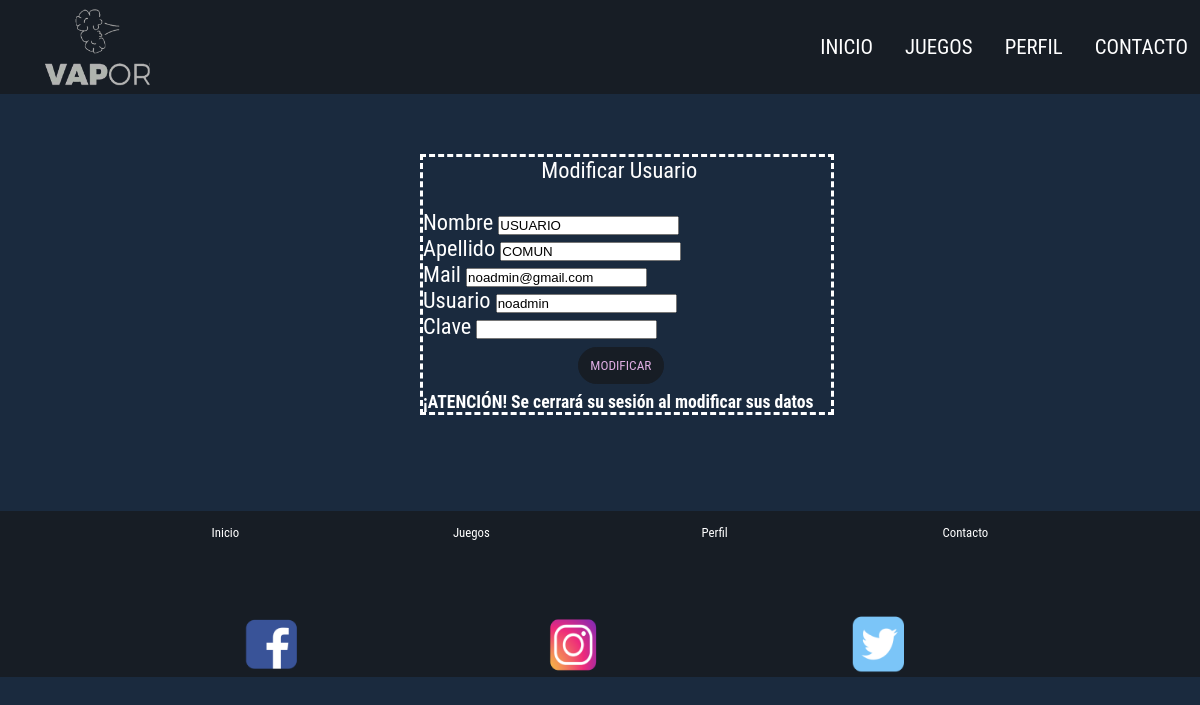
The app's page /modificar_usuario_formu.php?ID=14 (signed in) with its own data.
### tables this page shows
CREATE TABLE `usuarios` (
  `id` int(4) NOT NULL,
  `nombre` varchar(15) NOT NULL,
  `apellido` varchar(15) NOT NULL,
  `clave` varchar(255) NOT NULL,
  `mail` varchar(50) NOT NULL,
  `nivel` int(1) NOT NULL,
  `usuario` varchar(10) NOT NULL,
  `id_sesion` varchar(255) DEFAULT NULL
);

### modificar_usuario_formu.php (the view, shortened to what this page needs)
<?php
	include("conexion.php");
$id = $_GET['ID'];
$resultado_1 = mysqli_query($conexion, "SELECT * FROM usuarios WHERE id = '$id'");
$variable_1 = mysqli_fetch_array($resultado_1);
?>
<!doctype html>
<html>
<head>
    <link rel="stylesheet" href="https://cdnjs.cloudflare.com/ajax/libs/font-awesome/4.7.0/css/font-awesome.min.css">
    <link rel="stylesheet" type="text/css" href="css/estilo_santi.css">
</head>
<body>
<header>
    <?php
    include("NAV.php");
    ?>
</header>
<article class="formu_2">
<section class="abm">
	<p>Modificar Usuario
	</p>
	<form action="modificar_usuario.php" method="post" >
	<br />
	<label>Nombre
		<input type="text" name="nombre" value="<?php echo $variable_1["nombre"]?>" />
	</label><br />
	<label>Apellido
		<input type="text" name="apellido" value="<?php echo $variable_1["apellido"]?>" />
	</label><br />
	<label>Mail
		<input type="email" name="mail" value="<?php echo $variable_1["mail"]?>" />
	</label><br />
	<label>Usuario
		<input type="text" name="usuario" value="<?php echo $variable_1["usuario"]?>" required />
	</label><br />
	<label>Clave
		<input type="password" name="clave" value="" required/>
	</label><br />
	<input class="boton" type="submit" value="MODIFICAR"/>
</form>
</section>
<h5>¡ATENCIÓN! Se cerrará su sesión al modificar sus datos</h5>
</article>
<footer>
<?php
    include("FOOTER.php");
    ?>
</footer>
</body>
</html>

### css/estilo_santi.css (style rules this page uses)
* { padding: 0; margin: 0; }
body { background-color: #1A2A3E; }
header { display: flex; justify-content: space-between; background-color: #171D25; }
section { margin-bottom: 2%; }
.formu_2 p { font-family: 'Roboto Condensed', sans-serif; font-size: 1.4rem; margin-left: 29%; align-items: center; }
.formu_2 { margin-left: 35%; color: #FFFFFF; font-family: 'Roboto Condensed', sans-serif; font-size: 1.4rem; background-color: #1A2A3E; border-style: dashed; width: 34%; height: 34%; margin-bottom: 8%; }
.formu_2 h5 { font-family: 'Roboto Condensed', sans-serif; font-size: 1.1rem; }
.boton { margin-top: 2%; display: flex; border: 1px solid #171D25; padding: 10px; background-color: #171D25; color: rgb(222, 173, 226); text-decoration: none; text-transform: uppercase; font-family: 'Roboto Condensed', sans-serif, blue; border-radius: 50px; width: 21%; margin-left: 38%; margin-bottom: 2%; }
article { margin-top: 5%; }
footer { background-color: #171D25; }

### records on screen
usuarios: nombre "USUARIO", apellido "COMUN", mail "noadmin@gmail.com", usuario "noadmin"
